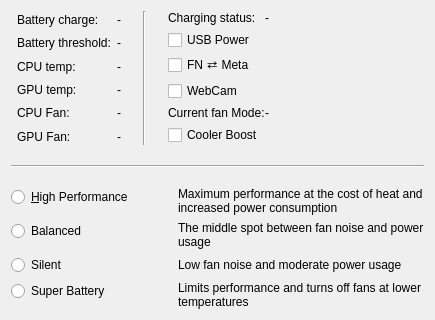
      <widget class="QWidget" name="overviewTab">
       <property name="maximumSize">
        <size>
         <width>16777215</width>
         <height>16777215</height>
        </size>
       </property>
       <attribute name="title">
        <string>Overview</string>
       </attribute>
       <layout class="QGridLayout" name="gridLayout">
        <item row="2" column="0" colspan="5">
         <layout class="QFormLayout" name="formLayout_5">
          <property name="fieldGrowthPolicy">
           <enum>QFormLayout::FieldGrowthPolicy::AllNonFixedFieldsGrow</enum>
          </property>
          <property name="rowWrapPolicy">
           <enum>QFormLayout::RowWrapPolicy::WrapLongRows</enum>
          </property>
          <property name="labelAlignment">
           <set>Qt::AlignmentFlag::AlignLeading|Qt::AlignmentFlag::AlignLeft|Qt::AlignmentFlag::AlignVCenter</set>
          </property>
          <property name="formAlignment">
           <set>Qt::AlignmentFlag::AlignHCenter|Qt::AlignmentFlag::AlignTop</set>
          </property>
          <property name="horizontalSpacing">
           <number>45</number>
          </property>
          <property name="verticalSpacing">
           <number>6</number>
          </property>
          <item row="0" column="0">
           <widget class="QRadioButton" name="highPerformanceModeRadioButton">
            <property name="text">
             <string>&amp;High Performance</string>
            </property>
           </widget>
          </item>
          <item row="0" column="1">
           <widget class="QLabel" name="label_15">
            <property name="minimumSize">
             <size>
              <width>26</width>
              <height>0</height>
             </size>
            </property>
            <property name="text">
             <string>&lt;html&gt;&lt;head/&gt;&lt;body&gt;&lt;p&gt;Maximum performance at the cost of heat and increased power consumption&lt;/p&gt;&lt;/body&gt;&lt;/html&gt;</string>
            </property>
            <property name="wordWrap">
             <bool>true</bool>
            </property>
           </widget>
          </item>
          <item row="1" column="0">
           <widget class="QRadioButton" name="balancedModeRadioButton">
            <property name="text">
             <string>Balanced</string>
            </property>
           </widget>
          </item>
          <item row="1" column="1">
           <widget class="QLabel" name="label_16">
            <property name="text">
             <string>The middle spot between fan noise and power usage</string>
            </property>
            <property name="wordWrap">
             <bool>true</bool>
            </property>
           </widget>
          </item>
          <item row="2" column="0">
           <widget class="QRadioButton" name="silentModeRadioButton">
            <property name="text">
             <string>Silent</string>
            </property>
           </widget>
          </item>
          <item row="2" column="1">
           <widget class="QLabel" name="label_17">
            <property name="text">
             <string>Low fan noise and moderate power usage</string>
            </property>
            <property name="wordWrap">
             <bool>true</bool>
            </property>
           </widget>
          </item>
          <item row="3" column="0">
           <widget class="QRadioButton" name="superBatteryModeRadioButton">
            <property name="text">
             <string>Super Battery</string>
            </property>
           </widget>
          </item>
          <item row="3" column="1">
           <widget class="QLabel" name="label_18">
            <property name="text">
             <string>Limits performance and turns off fans at lower temperatures</string>
            </property>
            <property name="wordWrap">
             <bool>true</bool>
            </property>
           </widget>
          </item>
         </layout>
        </item>
        <item row="1" column="0" colspan="5">
         <widget class="Line" name="line_4">
          <property name="sizePolicy">
           <sizepolicy hsizetype="Minimum" vsizetype="Fixed">
            <horstretch>0</horstretch>
            <verstretch>0</verstretch>
           </sizepolicy>
          </property>
          <property name="minimumSize">
           <size>
            <width>0</width>
            <height>30</height>
           </size>
          </property>
          <property name="orientation">
           <enum>Qt::Orientation::Horizontal</enum>
          </property>
         </widget>
        </item>
        <item row="0" column="1">
         <layout class="QGridLayout" name="gridLayout_8">
          <item row="0" column="0">
           <widget class="QLabel" name="BatteryChargeLabel">
            <property name="text">
             <string>Battery charge:</string>
            </property>
           </widget>
          </item>
          <item row="3" column="1">
           <widget class="QLabel" name="gpuTempValueLabel">
            <property name="text">
             <string notr="true">-</string>
            </property>
           </widget>
          </item>
          <item row="3" column="0">
           <widget class="QLabel" name="gpuTempLabel">
            <property name="text">
             <string>GPU temp:</string>
            </property>
           </widget>
          </item>
          <item row="4" column="1">
           <widget class="QLabel" name="fan1ValueLabel">
            <property name="text">
             <string notr="true">-</string>
            </property>
           </widget>
          </item>
          <item row="5" column="0">
           <widget class="QLabel" name="label_9">
            <property name="text">
             <string>GPU Fan:</string>
            </property>
           </widget>
          </item>
          <item row="2" column="1">
           <widget class="QLabel" name="cpuTempValueLabel">
            <property name="text">
             <string notr="true">-</string>
            </property>
           </widget>
          </item>
          <item row="1" column="1">
           <widget class="QLabel" name="batteryThresholdValueLabel">
            <property name="text">
             <string notr="true">-</string>
            </property>
           </widget>
          </item>
          <item row="2" column="0">
           <widget class="QLabel" name="cpuTempLabel">
            <property name="text">
             <string>CPU temp:</string>
            </property>
           </widget>
          </item>
          <item row="5" column="1">
           <widget class="QLabel" name="fan2ValueLabel">
            <property name="text">
             <string notr="true">-</string>
            </property>
           </widget>
          </item>
          <item row="4" column="0">
           <widget class="QLabel" name="label_8">
            <property name="text">
             <string>CPU Fan:</string>
            </property>
           </widget>
          </item>
          <item row="1" column="0">
           <widget class="QLabel" name="batteryThresholdLabel">
            <property name="text">
             <string>Battery threshold:</string>
            </property>
           </widget>
          </item>
          <item row="0" column="1">
           <widget class="QLabel" name="BatteryChargeValueLabel">
            <property name="text">
             <string notr="true">-</string>
            </property>
           </widget>
          </item>
         </layout>
        </item>
        <item row="0" column="4">
         <spacer name="horizontalSpacer_4">
          <property name="orientation">
           <enum>Qt::Orientation::Horizontal</enum>
          </property>
          <property name="sizeHint" stdset="0">
           <size>
            <width>35</width>
            <height>20</height>
           </size>
          </property>
         </spacer>
        </item>
        <item row="0" column="3">
         <layout class="QGridLayout" name="gridLayout_5">
          <property name="leftMargin">
           <number>0</number>
          </property>
          <property name="horizontalSpacing">
           <number>0</number>
          </property>
          <property name="verticalSpacing">
           <number>5</number>
          </property>
          <item row="0" column="0">
           <widget class="QLabel" name="chargingStatusLabel">
            <property name="text">
             <string>Charging status:</string>
            </property>
           </widget>
          </item>
          <item row="0" column="1">
           <widget class="QLabel" name="chargingStatusValueLabel">
            <property name="text">
             <string notr="true">-</string>
            </property>
           </widget>
          </item>
          <item row="1" column="0">
           <widget class="QCheckBox" name="usbPowerShareCheckBox">
            <property name="text">
             <string>USB Power</string>
            </property>
           </widget>
          </item>
          <item row="2" column="0">
           <widget class="QCheckBox" name="fnSuperSwapCheckBox">
            <property name="toolTip">
             <string>Swap FN and Super buttons</string>
            </property>
            <property name="text">
             <string>FN ⇄ Meta</string>
            </property>
           </widget>
          </item>
          <item row="3" column="0">
           <widget class="QCheckBox" name="webCamCheckBox">
            <property name="text">
             <string>WebCam</string>
            </property>
           </widget>
          </item>
          <item row="4" column="0">
           <widget class="QLabel" name="label_19">
            <property name="enabled">
             <bool>true</bool>
            </property>
            <property name="sizePolicy">
             <sizepolicy hsizetype="Fixed" vsizetype="Preferred">
              <horstretch>0</horstretch>
              <verstretch>0</verstretch>
             </sizepolicy>
            </property>
            <property name="text">
             <string>Current fan Mode:</string>
            </property>
           </widget>
          </item>
          <item row="4" column="1">
           <widget class="QLabel" name="fanModeValueLabel">
            <property name="enabled">
             <bool>true</bool>
            </property>
            <property name="sizePolicy">
             <sizepolicy hsizetype="Fixed" vsizetype="Preferred">
              <horstretch>0</horstretch>
              <verstretch>0</verstretch>
             </sizepolicy>
            </property>
            <property name="text">
             <string notr="true">-</string>
            </property>
           </widget>
          </item>
          <item row="5" column="0">
           <widget class="QCheckBox" name="coolerBoostCheckBox">
            <property name="minimumSize">
             <size>
              <width>0</width>
              <height>0</height>
             </size>
            </property>
            <property name="text">
             <string>Cooler Boost</string>
            </property>
           </widget>
          </item>
         </layout>
        </item>
        <item row="0" column="2">
         <widget class="Line" name="line_6">
          <property name="minimumSize">
           <size>
            <width>35</width>
            <height>0</height>
           </size>
          </property>
          <property name="orientation">
           <enum>Qt::Orientation::Vertical</enum>
          </property>
         </widget>
        </item>
       </layout>
      </widget>
